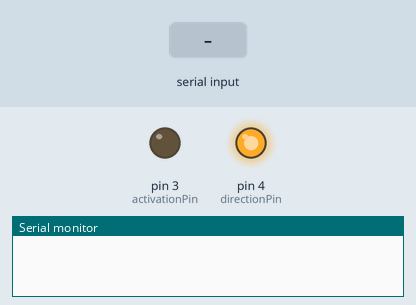
The sketch below on a simulated Arduino Uno, built with avr-gcc and run on an emulated ATmega328P. Parts: output pins drawn as LEDs (lit = HIGH), the last lines printed to the serial monitor. The inputs (shaded band) are chosen by the test bench.

Above: at 1.2 s.
1.3 s: "1" received over Serial
At 1.55 s:
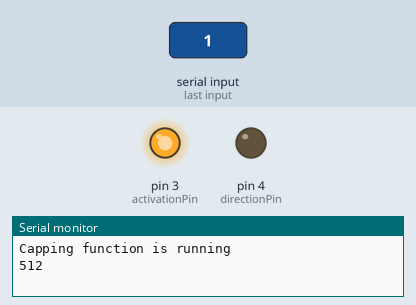
3.2 s: "2" received over Serial
At 4.1 s:
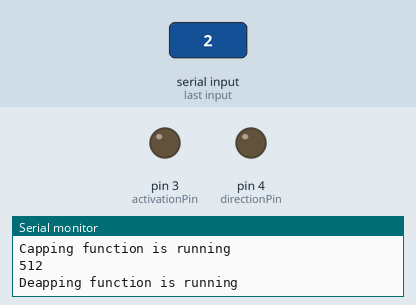
Timing chart, 0 to 7.2 s (numbered marks = the images above; inputs shaded):
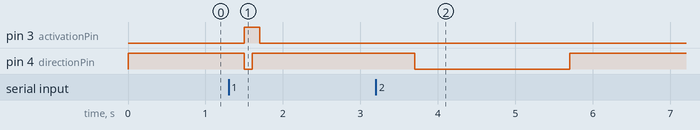

Measured:
- after the input at 1.3 s, pin 3 (activationPin): LOW → HIGH after 0.20 s, → LOW 0.20 s later; pin 4 (directionPin): HIGH → LOW after 0.20 s, → HIGH 0.10 s later
- after the input at 3.2 s, pin 4 (directionPin): HIGH → LOW after 0.50 s, → HIGH 2.0 s later

The sketch:

capper.ino
```cpp
int analogPin = A0;
int directionPin = 4;
int activationPin = 3;
bool direction = true;
bool activation = true;

int read_analog(){
  int sensorValue = analogRead(analogPin);
  return sensorValue;
}

void flip_direction(){
  if(direction){
    digitalWrite(directionPin, LOW);
    direction = false;
  }
  else{
    digitalWrite(directionPin, HIGH);
    direction = true;
  }
}

void switch_activation(){
  if(activation){
    digitalWrite(activationPin, LOW);
    activation = false;
  }
  else{
    digitalWrite(activationPin, HIGH);
    activation = true;
  }
}

void cap(){
  //Capping function
  Serial.println("Capping function is running");

  flip_direction();

  while(true){
    int out = read_analog();
    if(out>170){
      Serial.println(out);
      switch_activation();
      delay(100);
      flip_direction();
      delay(100);
      switch_activation();
      break;
    }
  }
}

void decap(){
  //Decapping function
  Serial.println("Deapping function is running");
  flip_direction();
  delay(2000);
  flip_direction();
}

void setup() {
  Serial.begin(9600);
  pinMode(directionPin, OUTPUT);
  pinMode(activationPin, OUTPUT);

  digitalWrite(activationPin, LOW);
  digitalWrite(directionPin, HIGH);
  while(!Serial);

  switch_activation();
}

void loop() {
  if(Serial.available() > 0){
    char input = Serial.read();

    switch(input){
      case '1':
        cap();
        break;
      case '2':
        decap();
        break;
    }
  }
  delay(500);
}
```
